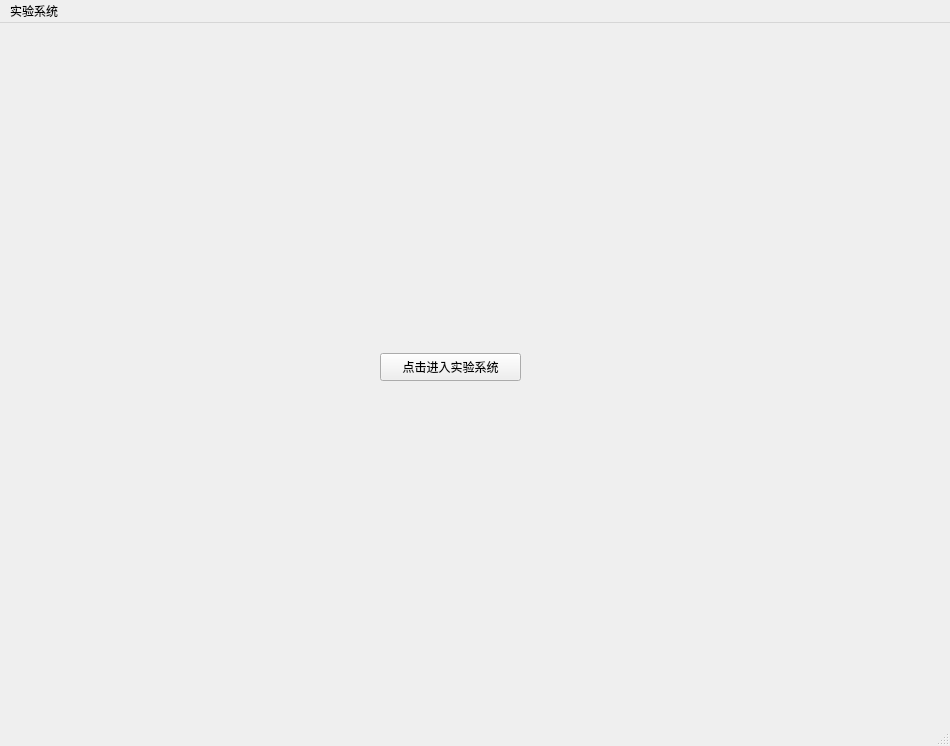
<?xml version="1.0" encoding="UTF-8"?>
<ui version="4.0">
 <class>MainWindow</class>
 <widget class="QMainWindow" name="MainWindow">
  <property name="geometry">
   <rect>
    <x>0</x>
    <y>0</y>
    <width>950</width>
    <height>746</height>
   </rect>
  </property>
  <property name="windowTitle">
   <string>MainWindow</string>
  </property>
  <widget class="QWidget" name="centralwidget">
   <widget class="QPushButton" name="pushButton">
    <property name="geometry">
     <rect>
      <x>380</x>
      <y>330</y>
      <width>141</width>
      <height>28</height>
     </rect>
    </property>
    <property name="text">
     <string>点击进入实验系统</string>
    </property>
   </widget>
  </widget>
  <widget class="QMenuBar" name="menubar">
   <property name="geometry">
    <rect>
     <x>0</x>
     <y>0</y>
     <width>950</width>
     <height>29</height>
    </rect>
   </property>
   <widget class="QMenu" name="menu">
    <property name="title">
     <string>实验系统</string>
    </property>
   </widget>
   <addaction name="menu"/>
  </widget>
  <widget class="QStatusBar" name="statusbar"/>
 </widget>
 <resources/>
 <connections/>
</ui>
